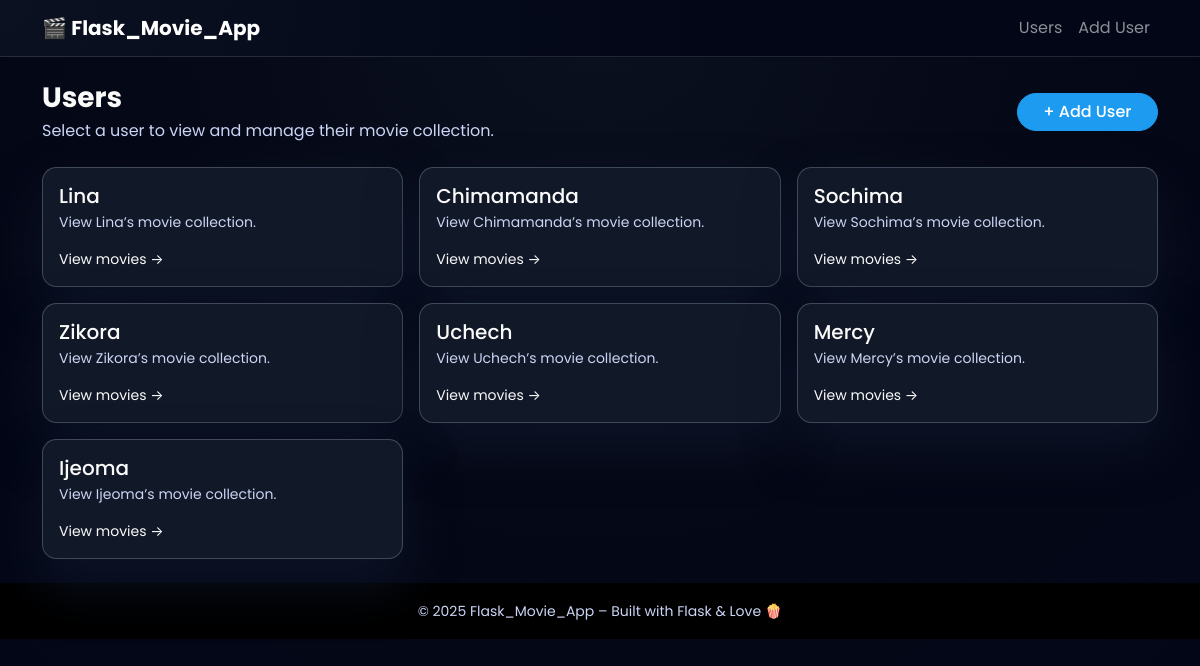
/users, run on an earlier commit of the app's database.
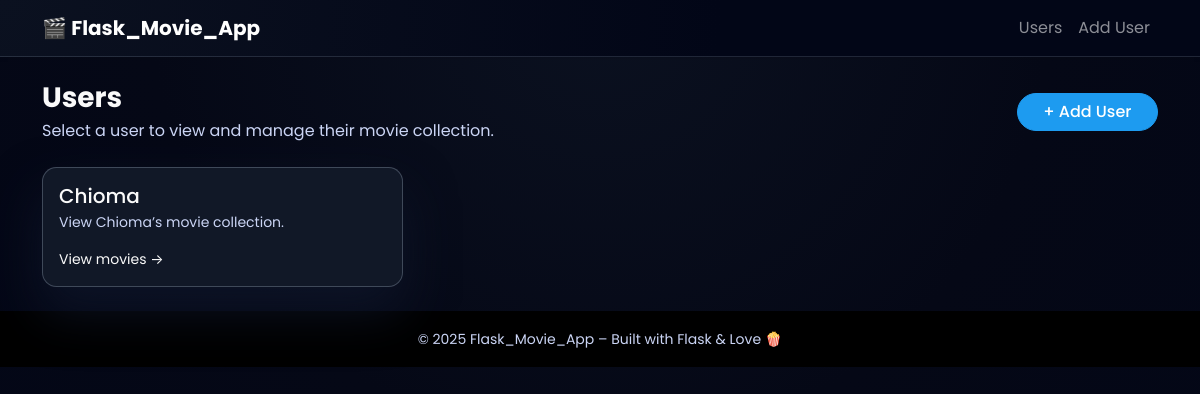
And on a later commit of the database.
### models.py (models this page shows)
class User(db.Model):
    __tablename__ = "users"
    id = db.Column(db.Integer, primary_key=True)
    name = db.Column(db.String(100), nullable=False)
    movies = db.relationship(
        "Movie",
        back_populates="user",
        cascade="all, delete-orphan",
    )
    reviews = db.relationship(
        "Review",
        back_populates="user",
        cascade="all, delete-orphan",
    )

### app.py (the view)
@app.route("/users")
def list_users():
	try:
		users = data_manager.get_all_users()
	except SQLAlchemyError as e:
		app.logger.error(f"DB error while listing users: {e}")
		abort(500)
	return render_template("users.html", users=users)

### datamanager/sqlite_data_manager.py (called while the page is built)
	def get_all_users(self) -> List[User]:
		return self.session.query(User).all()

### templates/users.html (shortened to what this page needs)
{% extends "base.html" %}
{% block content %}
  <div class="d-flex justify-content-between align-items-center mb-4">
    <div>
      <h1 class="h3 fw-bold mb-1">Users</h1>
      <p class="text-secondary mb-0">
        Select a user to view and manage their movie collection.
      </p>
    </div>
    <a href="{{ url_for('add_user') }}" class="btn btn-primary">
      + Add User
    </a>
  </div>
  {% if users %}
    <div class="row g-3 mb-25">
      {% for user in users %}
        <div class="col-12 col-md-6 col-lg-4">
          <a href="{{ url_for('user_movies', user_id=user['id']) }}" class="text-decoration-none">
            <div class="card user-card h-100">
              <div class="card-body d-flex flex-column">
                <h2 class="h5 mb-1 text-truncate">{{ user['name'] }}</h2>
                <p class="text-secondary mb-3 small">
                  View {{ user['name'] }}’s movie collection.
                </p>
                <span class="mt-auto small">
                  View movies →
                </span>
              </div>
            </div>
          </a>
        </div>
      {% endfor %}
    </div>
  {% endif %}
{% endblock %}

What changed in the data, as far as the page shows it:
removed User: name "Chimamanda"
removed User: name "Sochima"
removed User: name "Zikora"
removed User: name "Uchech"
removed User: name "Mercy"
removed User: name "Ijeoma"
changed User: name "Lina" → "Chioma"
